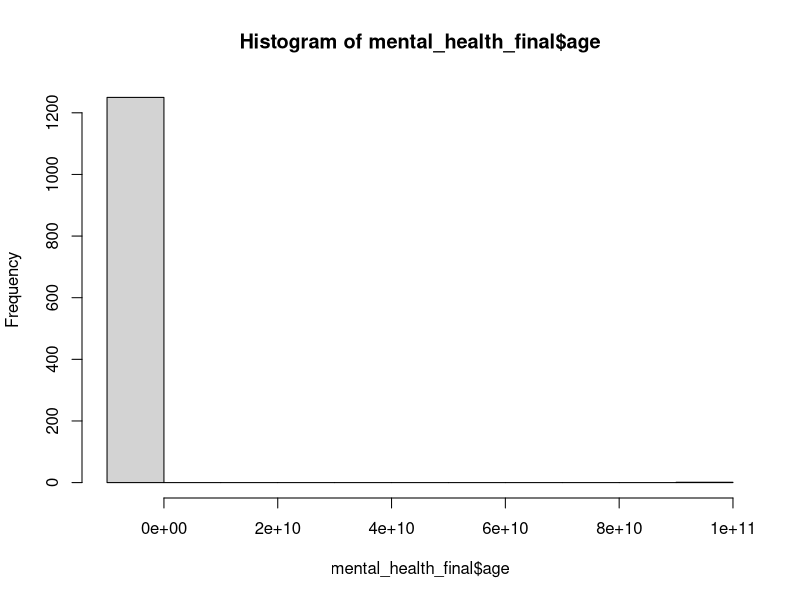
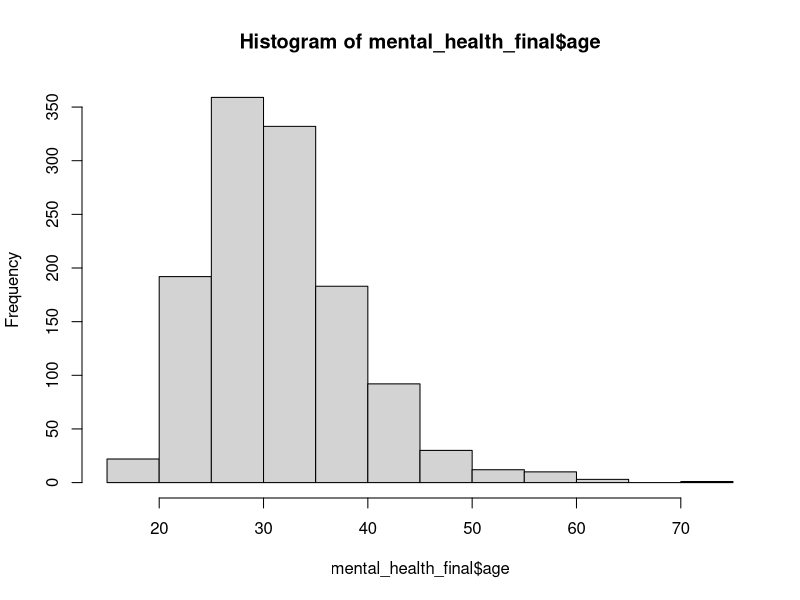
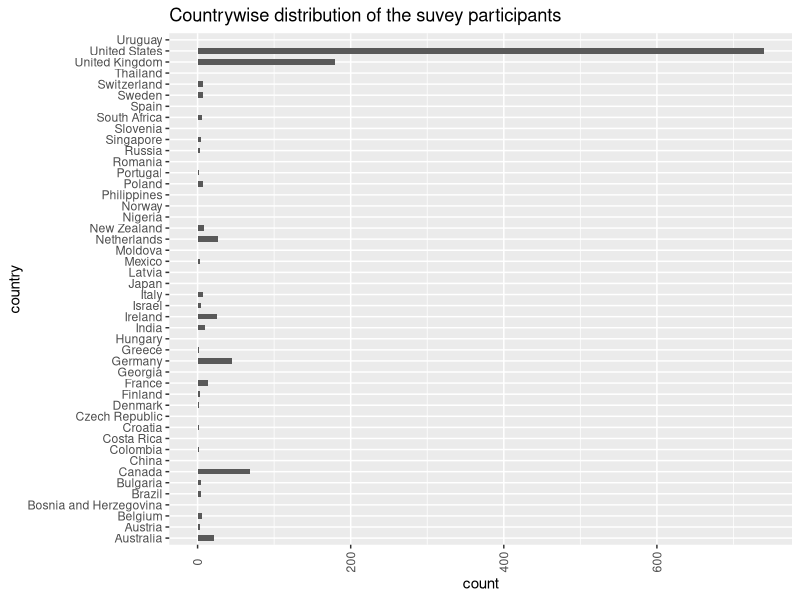
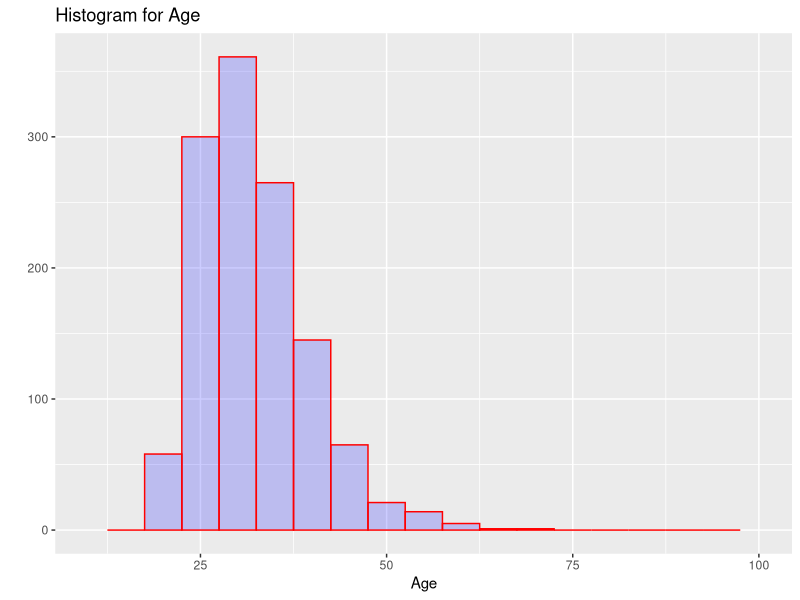
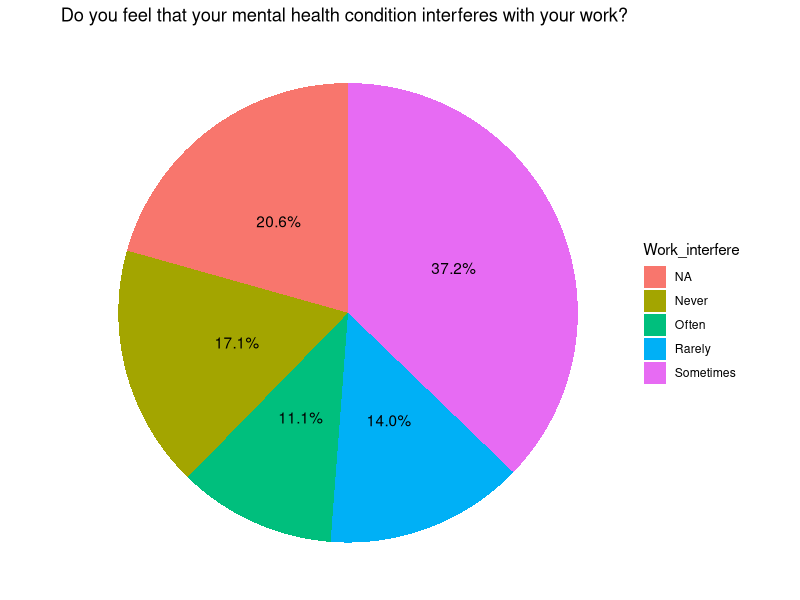

Recreate these plots in R, in order.
#install packages

install.packages("readxl")
install.packages("janitor")
install.packages("tidyverse")
install.packages("lubridate")
install.packages("dplyr")
install.packages("tidyr")
install.packages("plyr")


#Reading source file having data in two separate sheets
library(readxl)
library(tidyverse)

mental_health_1 <- read_excel("survey.xlsx", sheet = "Sheet1", 
                              col_types = c("date", "numeric", "text", 
                                            "text", "text", "text", "text", "text", 
                                            "text", "text", "text", "text", "text", 
                                            "text", "text", "text", "text", "text", 
                                            "text", "text", "text", "text", "text", 
                                            "text", "text", "text", "text"))
View(mental_health_1)


library(readxl)
mental_health_2 <- read_excel("survey.xlsx", sheet = "Sheet2", 
                              col_types = c("date", "numeric", "text", 
                                            "text", "text", "text", "text", "text", 
                                            "text", "text", "text", "text", "text", 
                                            "text", "text", "text", "text", "text", 
                                            "text", "text", "text", "text", "text", 
                                            "text", "text", "text", "text"))
View(mental_health_2)

#Merging data from both the sheets
mental_health <- merge(mental_health_1, mental_health_2, all.x= TRUE, all.y = TRUE) 

view(mental_health)

#Looking for details like variable name, type etc
str(mental_health)

#Identifying missing values in the dataset
colSums(is.na(mental_health))

#Column Timestamp has incorrect values as well as missing values
#replacing those values with NA

library(dplyr)
mental_health$Timestamp <- as.character(mental_health$Timestamp) 
mental_health$Timestamp[is.na(mental_health$Timestamp)] <- " "
mental_health$Timestamp <- recode(mental_health$Timestamp, " " = "NA", 
                                  "1905-07-06 00:00:00" = "NA", 
                                  "1905-07-07 00:00:00" = "NA")

#drop rows with missing values 
library(tidyr)
mental_health_final <- mental_health %>% drop_na()

#rechecking missing values
colSums(is.na(mental_health_final))


#making the columns names format consistent with lowercase for columns
#Timestamp, Age, Gender, Country

names(mental_health_final)[1]<-"timestamp"
names(mental_health_final)[2]<-"age"
names(mental_health_final)[3]<-"gender"
names(mental_health_final)[4]<-"country"

#Check the Age distribution using Histogram
hist(mental_health_final$age)

#histogram shows the existence of extreme values in the variable "age"
#Since it is a study of working people, need to remove the age values 
#those are less than 15 and more than 80
library(tidyverse)
mental_health_final <- 
  mental_health_final[-c(which(mental_health_final$age > 80 | mental_health_final$age < 15)), ]

summary(mental_health_final$age)
hist(mental_health_final$age)

#Identifying unique values in the variable "gender"
unique(mental_health_final$gender)
#as we saw, there are many input values, will assign all male related gender as Male and female related gender as Female
#all other will be assigned as Others

library(stringr)
mental_health_final$gender <- tolower(mental_health_final$gender)
gender1 <- as.vector(mental_health_final$gender)

Female <- 
  c('female', 'cis female', 'f', 'woman', 'femake', 'female ', 'cis-female/femme', 'female (cis)', 'femail')

Male <-  
  c('m', 'male', 'male-ish', 'maile', 'cis male', 'mal', 'male (cis)', 'make', 'male ', 'man', 'msle', 'mail', 'malr', 'cis man','Mle') 

Others <- 
  c('queer/she/they', 'non-binary', 'nah', 'enby', 'fluid', 'genderqueer', 'androgyne', 'agender', 'guy (-ish) ^_^', 'male leaning androgynous', 'neuter', 'queer', 'ostensibly male, unsure what that really means','a little about you','p','all', 'trans-female', 'trans woman', 'female (trans)','something kinda male?', '1','2')

gender1 <- sapply(as.vector(gender1), function(x) if(x %in% Male) "Male" else x)
gender1 <- sapply(as.vector(gender1), function(x) if(x %in% Female) "Female" else x)
gender1 <- sapply(as.vector(gender1), function(x) if(x %in% Others) "Others" else x)

#Update the gender variable 
mental_health_final$gender <- gender1

#create the frequency table of gender
table(mental_health_final$gender)


#dropping timestamp variable as there is no analysis required around date and time of inputs
mental_health_final <- mental_health_final[,-1]

#there are 5 entries as country "US", replacing it by "United States"
table(mental_health_final$country)
mental_health_final$country[mental_health_final$country=="US"]<-"United States"

#rechecking
table(mental_health_final$country)


#variable "no_employee" have 450 rows with incorrect values, 
#these values cannot be corrected as it should be one from below:
#"6-25", "26-100", "100-500", "500-1000", and "More than 1000".
unique(mental_health_final$no_employees)
table(mental_health_final$no_employees)

#in variable "treatment", replacing "N" with "No", "-" with "NA" and "Y" with "Yes" 
#there are only 2 values with "-", assuming that respondent wanted to replay NA

table(mental_health_final$treatment)

mental_health_final$treatment[mental_health_final$treatment=="N"]<-"No"
mental_health_final$treatment[mental_health_final$treatment=="-"]<-"NA"
mental_health_final$treatment[mental_health_final$treatment=="Y"]<-"Yes"

#rechecking
table(mental_health_final$treatment)


#variable "work_interfere", replacing "0" with "Never" as 0 implies negative response 
#there are only 2 observations with response as "0"
table(mental_health_final$work_interfere)

mental_health_final$work_interfere[mental_health_final$work_interfere=="0"]<-"Never"

#check if change reflects
table(mental_health_final$work_interfere)

#variable "remote_work", replacing "-" with "No" as "-" implies negative response 

table(mental_health_final$remote_work)

mental_health_final$remote_work[mental_health_final$remote_work=="-"]<-"No"

#checking if change reflects
table(mental_health_final$remote_work)


#in variable "phys_health_consequence", replacing "N" with "No" and "2" with "No" 
#in general, 1 is associated with Yes, and 0 with No, here since its not 1, treating 2 as No

table(mental_health_final$phys_health_consequence)

mental_health_final$phys_health_consequence[mental_health_final$phys_health_consequence=="N"]<-"No"
mental_health_final$phys_health_consequence[mental_health_final$phys_health_consequence=="2"]<-"No"

#checking if change reflects
table(mental_health_final$phys_health_consequence)


#now data is free from incorrect, missing and irrelevant values
#let's plot the bar chart for the participants from each country
library(ggplot2)
graph_country <- ggplot(mental_health_final, aes(country))
graph_country + geom_bar(width = 0.5) + 
  coord_flip() +
  theme(axis.text.x = element_text(angle=90, hjust=0.5, vjust=0.5)) +
  labs(title="Countrywise distribution of the suvey participants")


#let's plot a Histogram for variable age`
qplot(mental_health_final$age,
      geom="histogram",
      binwidth = 5,  
      main = "Histogram for Age", 
      xlab = "Age",  
      fill=I("blue"), 
      col=I("red"), 
      alpha=I(.2),
      xlim=c(10,100))

#Pie chart to see response if mental health interferes with work
table(mental_health_final$work_interfere)

library(dplyr)
library(ggplot2)
data <- data.frame(a=mental_health_final$work_interfere,b=1:1236)
data <- data %>% 
  group_by(a) %>% 
  count() %>% 
  ungroup() %>% 
  mutate(per=`n`/sum(`n`)) %>% 
  arrange(desc(a))
data$label <- scales::percent(data$per)

names(data)[1]<-"Work_interfere"

ggplot(data=data)+
  geom_bar(aes(x="", y=per, fill=Work_interfere), stat="identity", width = 1)+
  coord_polar("y", start=0)+
  theme_void()+
  geom_text(aes(x=1, y = cumsum(per) - per/2, label=label))+
  labs (title="Do you feel that your mental health condition interferes with your work?")

#To export clean dataset "mental_health_final" to csv
write.csv(mental_health_final, "mental_health_clean_final.csv")

